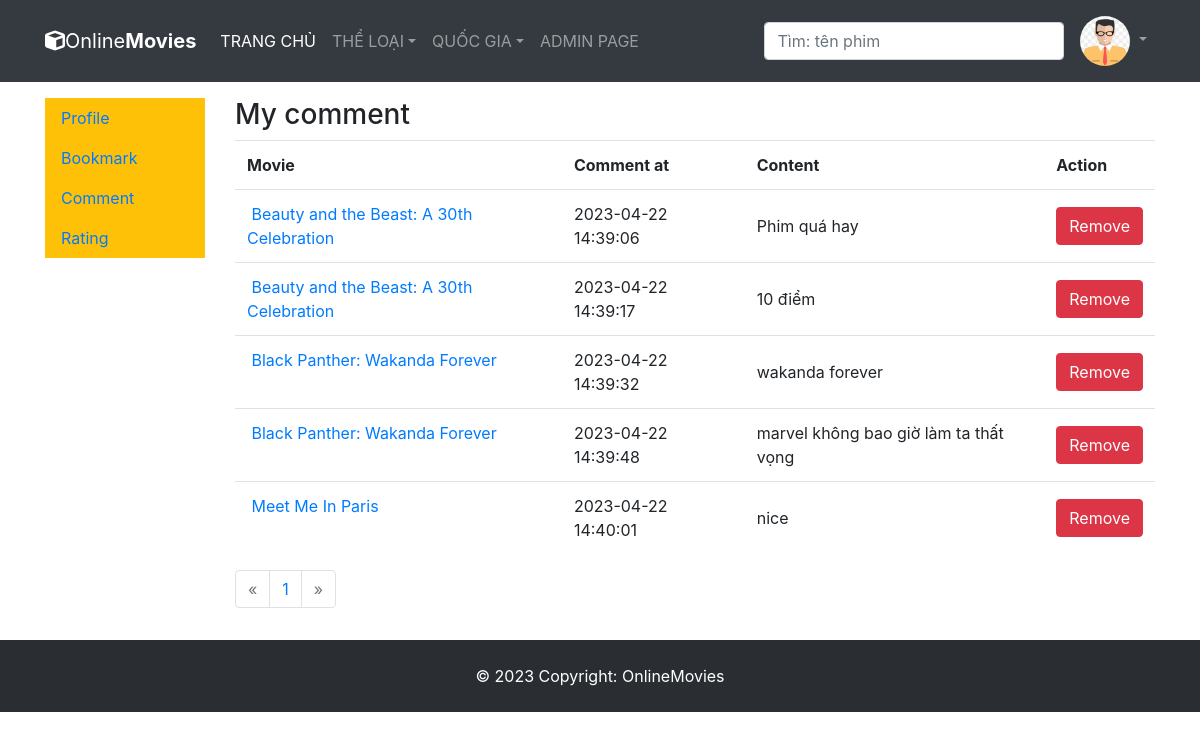
Screenshot of /view_user_comment.php (signed in) with the database file from the repository.
### tables this page shows
CREATE TABLE `comment` (
  `content` text,
  `user_id` int NOT NULL,
  `movie_id` int NOT NULL,
  `created_at` timestamp NOT NULL DEFAULT CURRENT_TIMESTAMP,
  `comment_id` int NOT NULL
);

CREATE TABLE `movie` (
  `id` int NOT NULL,
  `name` varchar(100) DEFAULT NULL,
  `trailer` varchar(255) DEFAULT NULL,
  `runtime` int DEFAULT NULL,
  `poster` varchar(255) DEFAULT NULL,
  `description` text,
  `country_id` int DEFAULT NULL,
  `imdb_id` varchar(50) DEFAULT NULL,
  `release_date` date DEFAULT NULL,
  `popularity` float DEFAULT NULL,
  `src` varchar(255) DEFAULT NULL
);

### view_user_comment.php (the view, shortened to what this page needs)
<!DOCTYPE html>
<html lang="en">
<head>
	<link rel="stylesheet" href="https://cdn.jsdelivr.net/npm/bootstrap@4.6.2/dist/css/bootstrap.min.css">
	<link rel="stylesheet" href="https://cdnjs.cloudflare.com/ajax/libs/font-awesome/6.3.0/css/all.min.css" />
</head>
<?php require_once "connect.php" ?>
<body>
	<?php require_once "navbar.php" ?>
	<div class="container">
		<div class="row">
			<div class="col-12 col-xl-2 mt-3">
			</div>
			<div class="col-12 col-xl-10 mt-3">
				<h3>My comment</h3>
				<table class="table">
					<tr>
						<th>Movie</th>
						<th>Comment at</th>
						<th>Content</th>
						<th>Action</th>
					</tr>
					<?php
					$currentPage = 1;
					$user_id = $_SESSION['id'];
					$numberOfCmtEachPage = 5;
					$numberOfCmt = $conn->query("SELECT * from comment where user_id = $user_id")->num_rows;
					$numberOfPage = ceil($numberOfCmt / $numberOfCmtEachPage);
					$numberOfOffsetCmt = ($currentPage - 1) * $numberOfCmtEachPage;
					$result_set = $conn->query("SELECT movie.id as id, movie.name as name, movie.poster as poster, comment.* FROM comment INNER JOIN movie ON comment.movie_id = movie.id where comment.user_id = $user_id LIMIT $numberOfCmtEachPage OFFSET $numberOfOffsetCmt");
					while ($row = $result_set->fetch_assoc()) {
						$movie_id = $row['id'];
					?>
						<tr>
							<td>
								<a href="detail_page.php?id=<?= $movie_id ?>">
									<?= $row['name'] ?>
								</a>
							</td>
							<td class="align-middle"><?= $row['created_at'] ?></td>
							<td class="align-middle"><?= $row['content'] ?></td>
							<td class="align-middle">
								<btn data-cmt-id="<?=$row['comment_id']?>" class="btn btn-danger delete">Remove</btn>
							</td>
						</tr>
					<?php } ?>
				</table>
				<nav aria-label="Page navigation example">
					<ul class="pagination">
						<li class="page-item <?php if ($currentPage == 1) {
													echo "disabled";
												} ?> ">
							<a class="page-link " href="#" aria-label="Previous">
								<span aria-hidden="true">&laquo;</span>
							</a>
						</li>
						<?php for ($i = 1; $i <= $numberOfPage; $i++) { ?>
							<li class="page-item "><a class="page-link <?php if ($i == $currentPage) { echo "active";} ?>" href="view_user_comment.php?currentPage=<?= $i ?>"><?= $i ?></a></li>
						<?php } ?>
						<li class="page-item <?php if ($currentPage == $numberOfPage) {
													echo "disabled";
												} ?>">
							<a class="page-link" href="#" aria-label="Next">
								<span aria-hidden="true">&raquo;</span>
							</a>
						</li>
					</ul>
				</nav>
			</div>
		</div>
	</div>
</body>
</html>

### navbar.php (shortened to what this page needs)
<nav class="navbar navbar-expand-xl navbar-dark bg-dark">
	<div class="container">
		<a href="index.php" class="navbar-brand">
			<i class="fa fa-cube"></i>Online<b>Movies</b>
		</a>
		<div id="navbarCollapse" class="collapse navbar-collapse justify-content-start">
			<div class="navbar-nav">
				<a href="index.php" class="nav-item nav-link active text-uppercase">Trang chủ</a>
				<div class="nav-item dropdown">
					<a href="#" class="nav-link dropdown-toggle text-uppercase" data-toggle="dropdown">Thể loại</a>
				</div>
				<div class="nav-item dropdown">
					<a href="#" class="nav-link dropdown-toggle text-uppercase" data-toggle="dropdown">Quốc gia</a>
				</div>
				<?php
				if (isset($_SESSION['role']) && $_SESSION['role'] != 0) { ?>
					<div class="nav-item">
						<a href="admin" class="nav-link text-uppercase">Admin Page</a>
					</div>
				<?php } ?>
			</div>
			<div class="d-flex ml-auto">
				<form action="search_page.php" method="get" class="navbar-form form-inline position-relative" style="width: 300px;">
					<input name="keyword" type="text" id="searchBar" class="form-control w-100" placeholder="Tìm: tên phim">
				</form>
				<div class="navbar-nav ml-2">
					<?php if (isset($_SESSION['id'])) { ?>
						<div class="nav-item dropdown">
							<a href="#" data-toggle="dropdown" class="nav-link dropdown-toggle user-action">
								<img class="avatar rounded-circle" style="height: 50px;" src="<?php if (is_null($_SESSION['avatar'])) {
																									echo "images/avatar/sample.jpg";
																								} else {
																									echo "images/avatar/" . $_SESSION['avatar'];
																								} ?>"><b class="caret"></b>
							</a>
						</div>
					<?php } ?>
				</div>
			</div>
		</div>
	</div>
</nav>

### rows the page displays
comment: movie.name "Beauty and the Beast: A 30th Celebration", created_at "2023-04-22 14:39:06", content "Phim quá hay"
comment: movie.name "Beauty and the Beast: A 30th Celebration", created_at "2023-04-22 14:39:17", content "10 điểm"
comment: movie.name "Black Panther: Wakanda Forever", created_at "2023-04-22 14:39:32", content "wakanda forever"
comment: movie.name "Black Panther: Wakanda Forever", created_at "2023-04-22 14:39:48", content "marvel không bao giờ làm ta thất vọng"
comment: movie.name "Meet Me In Paris", created_at "2023-04-22 14:40:01", content "nice"
